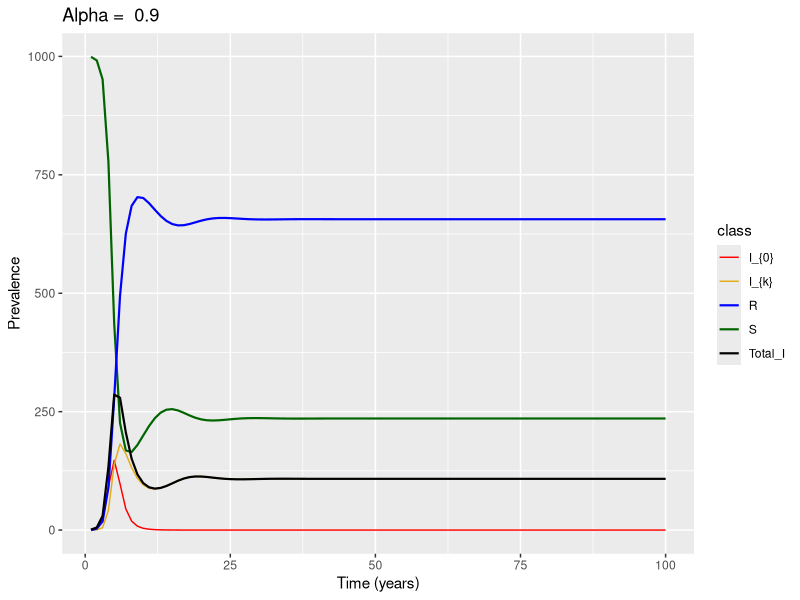

The R source for this figure:
require(deSolve)
require(ggplot2)
require(reshape2)
library(dplyr)
require(gridExtra)

rm(list=ls())

# Added a new function to create the data for k classes, so here it just creates the parameters
parameters=data.frame(rec=0.2,trans=0.003, death=0.1,birth=0.1, mut=0.05)
#k=2
PopulationSize<-1000
#R0<- (parameters$birth * PopulationSize * parameters$trans) / ((parameters$death*PopulationSize) * (parameters$death + parameters$rec))
#R0


# Time points
#time=seq(from=1,to=150,by=1/365)
time=seq(from=1,to=100)

##### detection function ######
# Function to get detection rate with is an exponential decay function scaled by "a"
det = function(k, a = 0.9, dMax=1){
  return(dMax*exp(-k*a))
}

#### Build data for n_k infection classes ######
# Builds the initial state data vector. Takes total number of infection classes (n_k, which includes I0, e.g. 20 infection classes run from 0 to 19) and then total pop size. This will be distributed such that only S and I0 have individuals, otherwise all 0s.
build_data <- function(n_k, total_pop_size){
  
  state <- numeric(n_k+2)
  names(state)[c(1,n_k+2)] <- c('S','R')
  
  for(i in 1:n_k){
    names(state)[i+1] <- paste0("I",i-1)
  }
  
  state[1] <- total_pop_size-1
  state[2] <- 1
  return(state)
}



##########################################################################
##########################################################################
### INITIAL STATES:
##########################################################################
##########################################################################
initial_states <- build_data(n_k=2,total_pop_size = PopulationSize)
initial_states

Q<-PopulationSize # REMOVE ME - temp pop size

######### SIR Model for k classes #######
sir_modelAW <- function(time, state, parameters){
  
  # Get total pop size by summing over state vector
  N = sum(state)  
  
  # Total number of states including infection, S, and R
  all_states <- length(state)
  
  # Number of potential mutation/infection states (all states minus susceptible and recovered)
  n = all_states - 2
  
  # vector to hold di/dt 
  i_dot = rep(0, n)
  
  # I_n is the number of infected in the last infection/mutation class
  I_n = state[length(state)-1]
  
  # number of recovered individuals
  R = state[length(state)]
  
  # Vector to store deltas for all states, from S through all I's and N
  deltas <- numeric(all_states)
  
  
  #################################################################################
  ### QUESTION:
  #################################################################################
  i = state[2:n] ############## SHOULD THIS BE 2:n-1 b/c I_n is coded separately???
  #################################################################################
  #################################################################################
  
  
  ## S #########################################
  #First Delta is for susceptibles - don't think this needs to be iterated over all classes b/c of the sum_of_rel function? Could be wrong.
  deltas[1] = parameters$birth*Q - (state['S']*(parameters$death + parameters$trans*sum(state[which(names(state)!='S' & names(state)!='R')])))
  
  
  ### I0 ########################################
  # Second delta is I0 which is unique b/c nothing mutates into it. So it gets its own function here, gaining new individuals from S in the first half, then losing individuals through recovery, mutation to I1, death, and detection.
  deltas[2] = parameters$trans*state['S']*state['I0'] - (parameters$rec + parameters$mut + parameters$death + det(k=0))*state['I0']
  
  ### In ########################################
  #The second to last delta is the last infection class, which is also unique, in that it doesn't mutate into anything. So it gets its own recursion. Gaining individuals from S in the first half, losing individuals from recovery, death, and detection, then gaining individuals from the second to last infection class via mutation.
 deltas[all_states-1] = parameters$trans*state['S']*I_n - (parameters$rec + parameters$death + det(k=n-1))*I_n + parameters$mut*state[all_states-2]
  print(paste("n = ", n, sep=""))
  
  # Pulling the indices for all infection classes except for I0 and In, since they should all have the same equation for change over time: gains from susceptibles based on transmission, loss from recovery, mutation, death, and detection, then gain from mutation in the previous class.
  
  # Construct the last infection class name using n
  last_name <- paste0('I', n-1)
  # vector of names to exclude
  excluded_names <- c("S", "I0", last_name, "R")
  
  #indices for all infection classes. In retrospect, this should always be like 3:all_states-2 I think? We exclude S and I0 (indices 1 and 2) and then In and R (indices all_states-1 and all_states)
  inf_indices <- which((!names(state) %in% excluded_names))
  
  # Not sure If I need to do this, but I've set this up do recovery from class I0 and class In as well as death of recovered individuals. I then update this with recoveries from all other infection classes within the loop below. Then I put that into the deltas vector at the end. there may be a more elegant way of doing this using the sum_of_rel variable/function but I wasn't sure how that worked.
  dR <- (parameters$rec +det(k=0))*state['I0']+(parameters$rec + det(k=n-1))*state[all_states-1] - parameters$death*state['R']
  
  # This iterator tracks how many mutations we are from 0, which is just tough to do when using indices, but juggling indices is tough if we try and iterate over the infection class number itself. So I just got lazy about it tbh. Hopefully it works?
  it <- 1
  
  for(i in inf_indices){
   
    # Get delta for current infection class, looping through all except 0 and n
    deltas[i] <- parameters$trans*state['S']*state[i] - (parameters$rec + parameters$mut + parameters$death + det(k=it))*state[i] + parameters$mut*state[i-1]
   # print(paste("hi", deltas[i], sep=" "))
    #get our recovered change - just add to it each time I think? This makes sense? Maybe? Hmmm.
    dR <- dR + (parameters$rec + det(k=it))*state[i] 
    
    #update our mutation iterator
    it <- it+1
  }
  
  #dR <- dR - parameters$death*(state['R']+dR)
  
  #   #put the recovered change into the final deltas slot
  deltas[all_states] <- dR
  #   
  #   #return deltas
  return(list(deltas))
}

initial_states

sir_modelAW(time, initial_states, parameters)


###### Solving the differential equations: ######
output<-as.data.frame(ode(y=initial_states,func = sir_modelAW,parms=parameters,times = time, method="ode45"))

max(rowSums(output[,-1]))

# Get the sums of all infected classes to plot as a separate line
sums<-output[,c(-2, -length(output))] # remove the S and R class

Totals<-rowSums(sums[,-1]) # Take the row sums excluding the time variable

# Format it to fit with out_long
Tots<-data.frame("time"=as.numeric(sums$time), "variable"=rep("Total_I", length(Totals)), "value"=as.numeric(Totals))

out_long=melt(output,id="time")

which(out_long$variable!="S" & out_long$variable!= "I0"  & out_long$variable!= "R")

out_long<-rbind(out_long, Tots)

### Creating a class to relabel for plotting
out_long$class<-NA

out_long$class[which(out_long$variable!="S" & out_long$variable!= "I0"  & out_long$variable!= "R" & out_long$variable!= "Total_I")]<-"I_{k}"
out_long$class[which(out_long$variable=="S")]<-"S"
out_long$class[which(out_long$variable=="I0")]<-"I_{0}"
out_long$class[which(out_long$variable=="R")]<-"R"
out_long$class[which(out_long$variable=="Total_I")]<-"Total_I"

head(out_long)

####### Plotting the prevalence over time #######
#quartz(width=10,height=6)
ggplot(data = out_long,                                               
       aes(x = time, y = value, colour = class, group = variable, size=class)) +  
  geom_line() +                                                          
  xlab("Time (years)")+                                                  
  ylab("Prevalence") + scale_color_discrete(name="State")+
  scale_color_manual(values=c("red", "#e4ab18", "blue", "darkgreen", "black"))+
  scale_size_manual(values=c(0.5,0.5,0.75,0.75,0.75))+
  ggtitle(paste("Alpha = ", formals(det)$a))

#rm(list=ls())

print(paste("Final Equilibrium of Total Infected is",Tots$value[nrow(Tots)] , sep=" "))



#b<-parameters$birth
alpha<-formals(det)$a
beta<-parameters$trans
d<-formals(det)$dMax
delta<-parameters$death
nu<-parameters$rec

# Analytical R0:
(exp(alpha)*beta)/(d+exp(alpha)*delta+exp(alpha)*nu)

# Analytical equilibrium:
-((delta*(d - exp(alpha)*Q*beta + exp(alpha)*delta + exp(alpha)*nu))/(beta*(d + exp(alpha)*delta + exp(alpha)*nu)))
